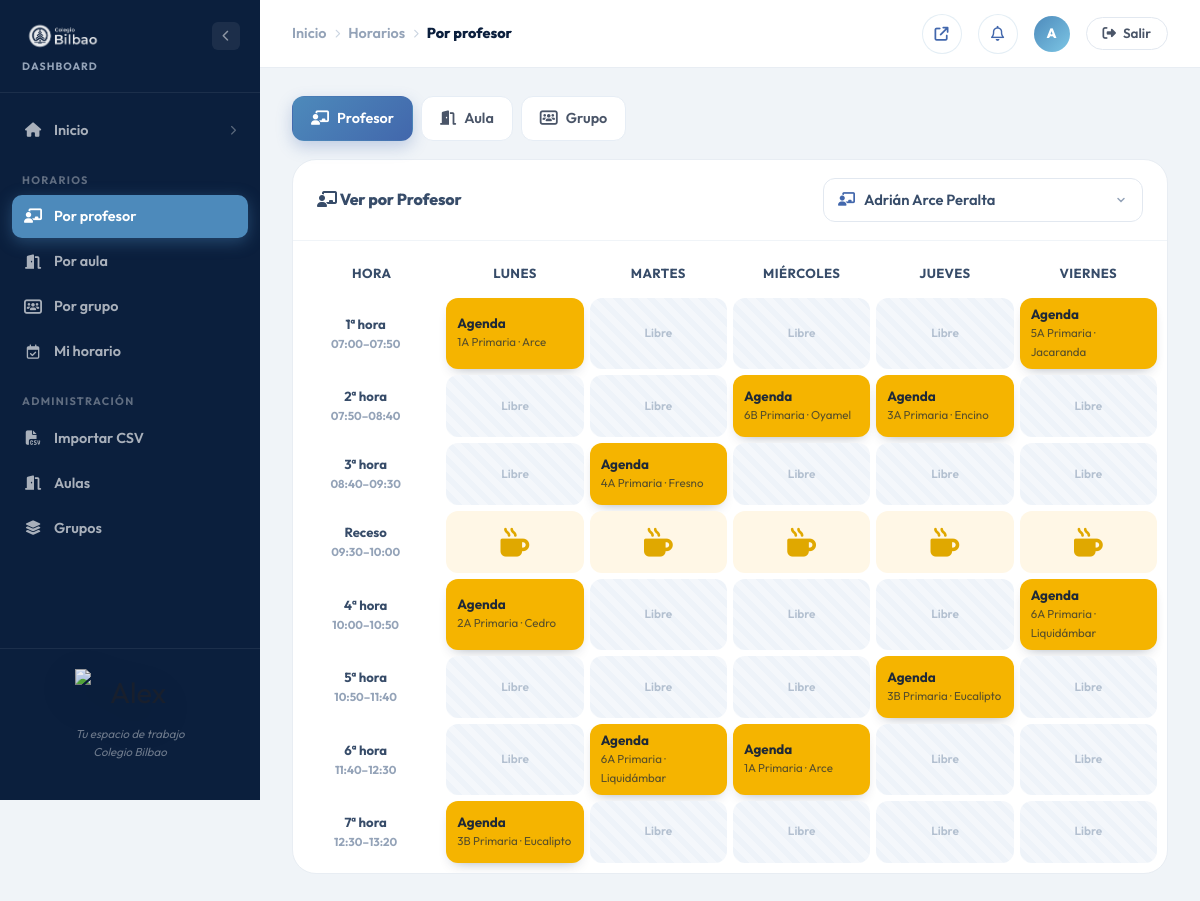
The page /dashboard/horarios/profesor (signed in) on the database its author committed.
### tables this page shows
CREATE TABLE periodos (
    id          INT UNSIGNED NOT NULL AUTO_INCREMENT,
    orden       TINYINT UNSIGNED NOT NULL,            
    etiqueta    VARCHAR(40)  NOT NULL,                
    hora_inicio TIME         NOT NULL,
    hora_fin    TIME         NOT NULL,
    es_receso   TINYINT(1)   NOT NULL DEFAULT 0,
    PRIMARY KEY (id),
    UNIQUE KEY uq_orden (orden)
);

CREATE TABLE horarios (
    id          INT UNSIGNED NOT NULL AUTO_INCREMENT,
    dia         ENUM('lunes','martes','miercoles','jueves','viernes') NOT NULL,
    periodo_id  INT UNSIGNED NOT NULL,
    profesor_id INT UNSIGNED NOT NULL,
    grupo_id    INT UNSIGNED NULL,
    aula_id     INT UNSIGNED NULL,
    materia_id  INT UNSIGNED NULL,
    PRIMARY KEY (id),
    UNIQUE KEY uq_prof (dia, periodo_id, profesor_id),
    UNIQUE KEY uq_aula (dia, periodo_id, aula_id),
    UNIQUE KEY uq_grupo (dia, periodo_id, grupo_id),
    KEY idx_prof (profesor_id),
    CONSTRAINT fk_hor_periodo  FOREIGN KEY (periodo_id)  REFERENCES periodos (id) ON DELETE CASCADE,
    CONSTRAINT fk_hor_profesor FOREIGN KEY (profesor_id) REFERENCES usuarios (id) ON DELETE CASCADE,
    CONSTRAINT fk_hor_grupo    FOREIGN KEY (grupo_id)    REFERENCES grupos (id)   ON DELETE SET NULL,
    CONSTRAINT fk_hor_aula     FOREIGN KEY (aula_id)     REFERENCES aulas (id)    ON DELETE SET NULL,
    CONSTRAINT fk_hor_materia  FOREIGN KEY (materia_id)  REFERENCES materias (id) ON DELETE SET NULL
);

CREATE TABLE materias (
    id     INT UNSIGNED NOT NULL AUTO_INCREMENT,
    nombre VARCHAR(120) NOT NULL,
    nivel  ENUM('Maternal','Kinder','Primaria','Secundaria','Bachillerato') NOT NULL,
    PRIMARY KEY (id),
    UNIQUE KEY uq_materia (nombre, nivel)
);

CREATE TABLE grupos (
    id     INT UNSIGNED NOT NULL AUTO_INCREMENT,
    nombre VARCHAR(80)  NOT NULL,                      
    nivel  ENUM('Maternal','Kinder','Primaria','Secundaria','Bachillerato') NOT NULL,
    orden  SMALLINT UNSIGNED NOT NULL DEFAULT 0,       
    PRIMARY KEY (id),
    UNIQUE KEY uq_grupo (nombre)
);

CREATE TABLE aulas (
    id          INT UNSIGNED NOT NULL AUTO_INCREMENT,
    nombre      VARCHAR(80)  NOT NULL,
    descripcion VARCHAR(160) NULL,
    PRIMARY KEY (id),
    UNIQUE KEY uq_aula (nombre)
);

### views/blog/horarios/index.php (the view, shortened to what the rows shown need)
<?php
$vistaMeta = [
    'profesor' => ['label' => 'Profesor', 'icon' => 'fa-chalkboard-user', 'url' => '/dashboard/horarios/profesor'],
    'aula'     => ['label' => 'Aula',     'icon' => 'fa-door-open',       'url' => '/dashboard/horarios/aula'],
    'grupo'    => ['label' => 'Grupo',    'icon' => 'fa-users-rectangle', 'url' => '/dashboard/horarios/grupo'],
];
?>
<div class="admin-layout">
    <div class="admin-main">
        <main class="admin-content">
            <div class="admin-panel">
                <div class="admin-panel__header hor-head">
                    <h2 class="admin-panel__title"><i class="fa-solid <?= $vistaMeta[$vista]['icon'] ?>"></i> Ver por <?= $vistaMeta[$vista]['label'] ?></h2>
                </div>
                <?php if (empty($entidades)): ?>
                <div class="admin-empty-state" style="padding:40px;">
                    <p class="admin-empty-state__text">No hay <?= s($vistaMeta[$vista]['label']) ?>es registrados todavía.</p>
                </div>
                <?php else: ?>
                <?php include __DIR__ . '/_grid.php'; ?>
                <?php endif; ?>
            </div>
        </main>
    </div>
</div>

### views/blog/horarios/_grid.php (shortened to what the rows shown need)
<?php
$dias   = \Model\Horario::DIAS;
$diasLg = \Model\Horario::DIAS_LABEL;
$matColores = ['#4285f4', '#46bdc6', '#8ac926', '#f5b400', '#fc6722', '#aa2296', '#4267ac', '#34a853', '#ea075a', '#e51022'];
$matClaros  = ['#f5b400', '#8ac926', '#46bdc6'];
if (!function_exists('colorMateria')) {
    function colorMateria(?string $m, array $pal): string {
        return $pal[abs(crc32($m)) % count($pal)];
    }
}
if (!function_exists('celdaSecundaria')) {
    function celdaSecundaria(string $vista, \Model\Horario $h): string {
        return match ($vista) {
            'aula'  => trim(($h->profesor_nombre ?? '') . ' · ' . ($h->grupo_nombre ?? ''), ' ·'),
            'grupo' => trim(($h->profesor_nombre ?? '') . ' · ' . ($h->aula_nombre ?? ''), ' ·'),
            default => trim(($h->grupo_nombre ?? '') . ' · ' . ($h->aula_nombre ?? ''), ' ·'),
        };
    }
}
$vista = $vista ?? 'profesor';
?>
<div class="hor-grid-wrap">
    <table class="hor-grid">
        <thead>
            <tr>
                <th class="hor-grid__corner">Hora</th>
                <?php foreach ($dias as $d): ?>
                <th><?= s($diasLg[$d]) ?></th>
                <?php endforeach; ?>
            </tr>
        </thead>
        <tbody>
        <?php foreach ($periodos as $p): $pid = (int)$p->id; ?>
            <tr class="<?= (int)$p->es_receso === 1 ? 'hor-grid__receso' : '' ?>">
                <th class="hor-grid__hour">
                    <span class="hor-grid__hour-label"><?= s($p->etiqueta) ?></span>
                    <span class="hor-grid__hour-time"><?= substr($p->hora_inicio, 0, 5) ?>–<?= substr($p->hora_fin, 0, 5) ?></span>
                </th>
                <?php foreach ($dias as $d): ?>
                    <?php if ((int)$p->es_receso === 1): ?>
                        <td class="hor-grid__receso-cell"><i class="fa-solid fa-mug-hot"></i></td>
                    <?php elseif (isset($matriz[$d][$pid])): $h = $matriz[$d][$pid]; $col = colorMateria($h->materia, $matColores); ?>
                        <td>
                            <div class="hor-cell<?= in_array($col, $matClaros, true) ? ' hor-cell--dark' : '' ?>" style="--c:<?= $col ?>;" title="<?= s($h->materia ?: 'Clase') ?>">
                                <span class="hor-cell__mat"><?= s($h->materia ?: 'Clase') ?></span>
                                <span class="hor-cell__sec"><?= s(celdaSecundaria($vista, $h)) ?></span>
                            </div>
                        </td>
                    <?php else: ?>
                        <td class="hor-grid__free"><span>Libre</span></td>
                    <?php endif; ?>
                <?php endforeach; ?>
            </tr>
        <?php endforeach; ?>
        </tbody>
    </table>
</div>

### rows shown on the page
periodos: etiqueta "1ª hora", hora_inicio "07:00", hora_fin "07:50", es_receso "Libre"
horarios: materia.nombre "Agenda", grupo.nombre "1A Primaria · Arce"
horarios: materia.nombre "Agenda", grupo.nombre "5A Primaria · Jacaranda"
periodos: etiqueta "2ª hora", hora_inicio "07:50", hora_fin "08:40", es_receso "Libre"
horarios: materia.nombre "Agenda", grupo.nombre "6B Primaria · Oyamel"
horarios: materia.nombre "Agenda", grupo.nombre "3A Primaria · Encino"
periodos: etiqueta "3ª hora", hora_inicio "08:40", hora_fin "09:30", es_receso "Libre"
horarios: materia.nombre "Agenda", grupo.nombre "4A Primaria · Fresno"
periodos: etiqueta "Receso", hora_inicio "09:30", hora_fin "10:00", es_receso 1 (drawn)
periodos: etiqueta "4ª hora", hora_inicio "10:00", hora_fin "10:50", es_receso "Libre"
horarios: materia.nombre "Agenda", grupo.nombre "2A Primaria · Cedro"
horarios: materia.nombre "Agenda", grupo.nombre "6A Primaria · Liquidámbar"
periodos: etiqueta "5ª hora", hora_inicio "10:50", hora_fin "11:40", es_receso "Libre"
horarios: materia.nombre "Agenda", grupo.nombre "3B Primaria · Eucalipto"
periodos: etiqueta "6ª hora", hora_inicio "11:40", hora_fin "12:30", es_receso "Libre"
horarios: materia.nombre "Agenda", grupo.nombre "6A Primaria · Liquidámbar"
horarios: materia.nombre "Agenda", grupo.nombre "1A Primaria · Arce"
periodos: etiqueta "7ª hora", hora_inicio "12:30", hora_fin "13:20", es_receso "Libre"
horarios: materia.nombre "Agenda", grupo.nombre "3B Primaria · Eucalipto"

### other values the page prints
$_cr['label'] "Inicio"
$_cr['label'] "Horarios"
$_cr['label'] "Por profesor"
$_tbInicial "A"
$vm['label'] "Profesor"
$vm['label'] "Aula"
$vm['label'] "Grupo"
$vistaMeta[$vista]['label'] "Profesor"
s($diasLg[$d]) "LUNES"
s($diasLg[$d]) "MARTES"
s($diasLg[$d]) "MIÉRCOLES"
s($diasLg[$d]) "JUEVES"
s($diasLg[$d]) "VIERNES"
form field value "Adrián Arce Peralta"
